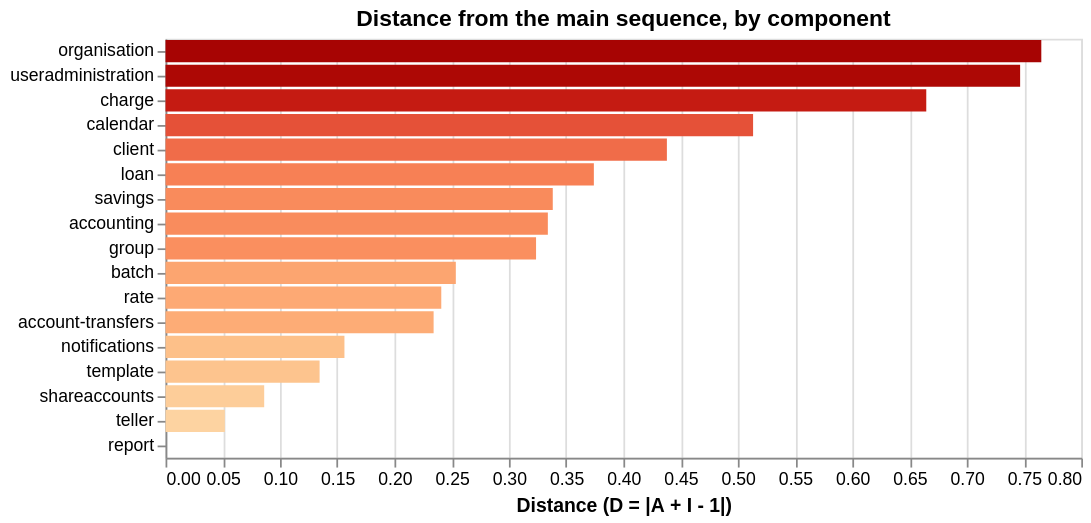

Express this chart as Vega-Lite.
### Vega-Lite specification from a JSON file in a GitHub repository (floating-point values rounded to 4 significant figures)
{"$schema": "https://vega.github.io/schema/vega-lite/v5.json", "title": "Distance from the main sequence, by component", "width": 520, "height": {"step": 14}, "data": {"values": [{"component": "loan", "D": 0.3742, "Ce": 461, "Ca": 447}, {"component": "account-transfers", "D": 0.2342, "Ce": 148, "Ca": 66}, {"component": "client", "D": 0.438, "Ce": 160, "Ca": 193}, {"component": "savings", "D": 0.3383, "Ce": 227, "Ca": 156}, {"component": "accounting", "D": 0.334, "Ce": 154, "Ca": 123}, {"component": "group", "D": 0.3237, "Ce": 138, "Ca": 88}, {"component": "organisation", "D": 0.7651, "Ce": 73, "Ca": 597}, {"component": "shareaccounts", "D": 0.0862, "Ce": 101, "Ca": 28}, {"component": "charge", "D": 0.6646, "Ce": 55, "Ca": 140}, {"component": "notifications", "D": 0.1563, "Ce": 58, "Ca": 2}, {"component": "calendar", "D": 0.5133, "Ce": 44, "Ca": 76}, {"component": "batch", "D": 0.2536, "Ce": 42, "Ca": 16}, {"component": "teller", "D": 0.0518, "Ce": 54, "Ca": 2}, {"component": "rate", "D": 0.2409, "Ce": 26, "Ca": 15}, {"component": "useradministration", "D": 0.7466, "Ce": 51, "Ca": 343}, {"component": "report", "D": 0.0, "Ce": 4, "Ca": 8}, {"component": "template", "D": 0.1346, "Ce": 12, "Ca": 4}]}, "mark": "bar", "encoding": {"y": {"field": "component", "type": "nominal", "sort": "-x", "title": null}, "x": {"field": "D", "type": "quantitative", "title": "Distance (D = |A + I - 1|)"}, "color": {"field": "D", "type": "quantitative", "legend": null, "scale": {"scheme": "orangered"}}, "tooltip": [{"field": "component", "type": "nominal"}, {"field": "D", "type": "quantitative"}, {"field": "Ce", "type": "quantitative"}, {"field": "Ca", "type": "quantitative"}]}}
